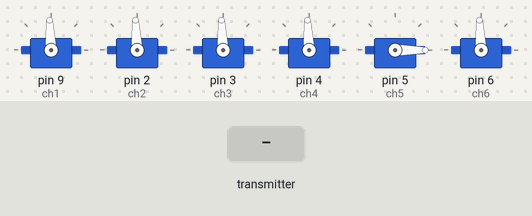
A sketch run on a simulated Arduino Uno, built with avr-gcc and run on an emulated ATmega328P. Shown: 6 × servo. Inputs (shaded band) come from the test bench. No radio packets arrive unless stated; what the sketch prints to the serial monitor is not drawn.

Above: at 2.2 s.
2.3 s: the transmitter starts sending aux1 = 0
At 3.3 s:
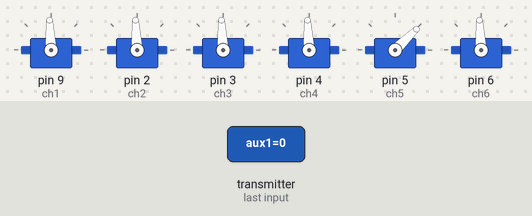
3.8 s: the transmitter starts sending throttle = 0
At 4.5 s:
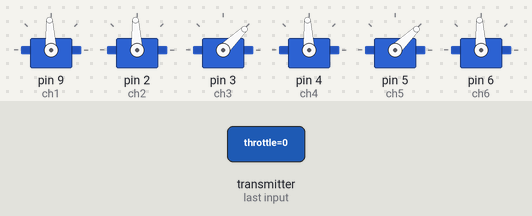
5.3 s: the transmitter starts sending yaw = 255
At 5.6 s:
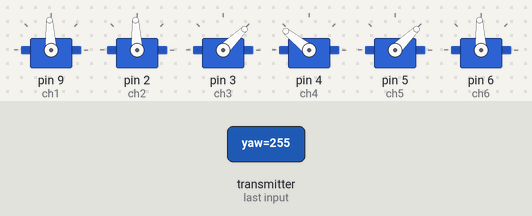
6.8 s: the transmitter starts sending roll = 0
At 7.9 s:
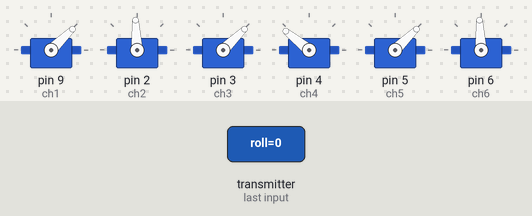
8.3 s: the transmitter starts sending pitch = 0
At 9.1 s:
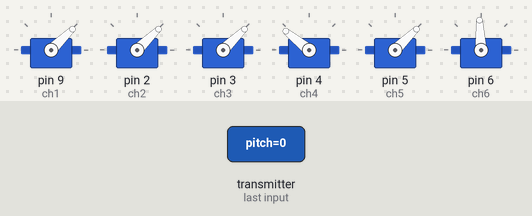
9.8 s: the transmitter starts sending yaw = 0
At 10.3 s:
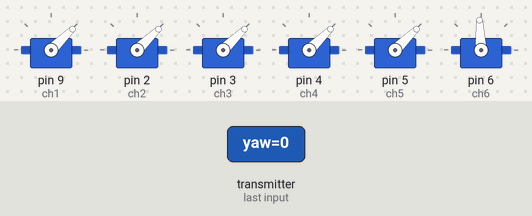
Timing chart, 0 to 12.3 s (numbered marks = the images above; inputs shaded):
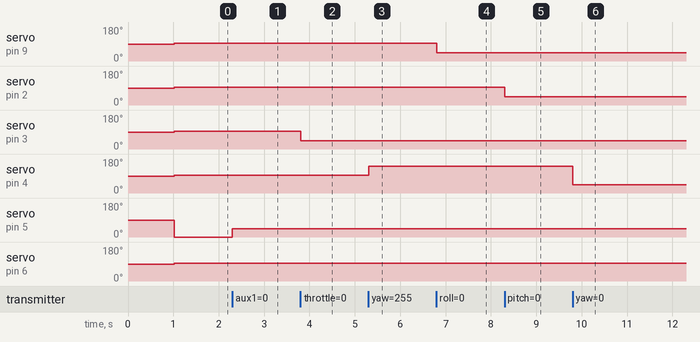

The sketch:

_6_Channel_Receiver.ino
```cpp
// 6 Channel Receiver
// Swapnil Nimbalkar
// The DC Minds

#include <SPI.h>
#include <nRF24L01.h>
#include <RF24.h>
#include <Servo.h>
int ch_width_1 = 0;
int ch_width_2 = 0;
int ch_width_3 = 0;
int ch_width_4 = 0;
int ch_width_5 = 0;
int ch_width_6 = 0;

Servo ch1;
Servo ch2;
Servo ch3;
Servo ch4;
Servo ch5;
Servo ch6;

struct Signal {
byte throttle;
byte yaw;
byte pitch;
byte roll;
byte aux1;
byte aux2;
};

Signal data;
const uint64_t pipeIn = 0xE9E8F0F0E1LL;
RF24 radio(7, 8);
void ResetData()
{
data.roll = 127;
data.pitch = 127;
data.throttle = 127;
data.yaw = 127;
data.aux1 = 127;
data.aux2 = 127;
}
void setup()
{
  radio.begin();
  radio.startListening();
  radio.openReadingPipe (1,pipeIn);
  radio.setAutoAck(false);
  radio.setCRCLength(RF24_CRC_8);
  radio.setDataRate(RF24_250KBPS);
  radio.setPALevel(RF24_PA_MAX);
  radio.setChannel(108);
  ResetData();
  Serial.begin(250000);

  ch1.attach(9);
  ch2.attach(2);
  ch3.attach(3);
  ch4.attach(4);
  ch5.attach(5);
  ch6.attach(6);
  delay(1000);
}
unsigned long lastRecvTime = 0;
void recvData()
{
while ( radio.available() ) {
radio.read(&data, sizeof(Signal));
lastRecvTime = millis();
}
}
void loop()
{
recvData();
unsigned long now = millis();
if ( now - lastRecvTime > 1000 ) {
ResetData();
}

ch_width_1 = map(data.roll,     0, 255, 1000, 2000);
ch_width_2 = map(data.pitch,    0, 255, 1000, 2000);
ch_width_3 = map(data.throttle, 0, 255, 1000, 2000);
ch_width_4 = map(data.yaw,      0, 255, 1000, 2000);

ch_width_5 = map(data.aux1,     0,   1, 1000, 2000);
ch_width_6 = map(data.aux2,     0, 255, 1000, 2000);

ch1.writeMicroseconds(ch_width_1);
ch2.writeMicroseconds(ch_width_2);
ch3.writeMicroseconds(ch_width_3);
ch4.writeMicroseconds(ch_width_4);
ch5.writeMicroseconds(ch_width_5);
ch6.writeMicroseconds(ch_width_6);

Serial.print("Throttle : ");
Serial.print(ch_width_1);
Serial.print(" Pitch : ");
Serial.print(ch_width_2);
Serial.print(" Yaw : ");
Serial.print(ch_width_3);
Serial.print(" Roll : ");
Serial.print(ch_width_4);
Serial.println(" ");
//Serial.print(data.aux1);
//Serial.print(" ");
//Serial.print(data.aux2);
//Serial.print(" ");
//Serial.print(ch_width_1);
//Serial.print(" ");
//Serial.print(ch_width_2);
//Serial.print(" ");
//Serial.print(ch_width_3);
//Serial.print(" ");
//Serial.print(ch_width_4);
//Serial.print(" ");
//Serial.print(ch_width_5);
//Serial.print(" ");
//Serial.print(ch_width_6);
//Serial.println(" ");

}
```

Measured:
- after the input at 2.3 s, servo on pin 5 (ch5): 0° → 44° at once
- after the input at 3.8 s, servo on pin 3 (ch3): 93° → 44° at once
- after the input at 5.3 s, servo on pin 4 (ch4): 93° → 141° at once
- after the input at 6.8 s, servo on pin 9 (ch1): 93° → 44° at once
- after the input at 8.3 s, servo on pin 2 (ch2): 93° → 44° at once
- after the input at 9.8 s, servo on pin 4 (ch4): 141° → 44° at once
